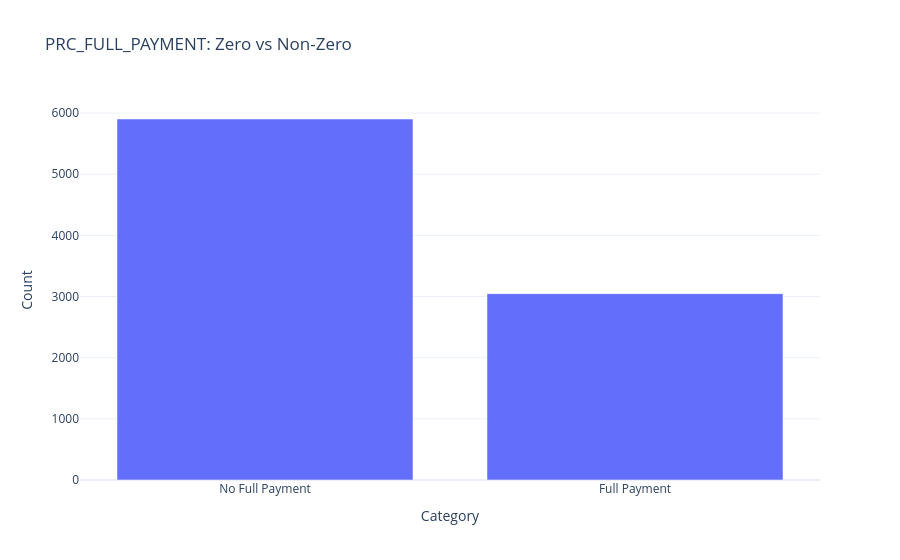

Notebook source saved alongside this figure:
### Markdown cell above
### Variable: `PRC_FULL_PAYMENT`

Investigating: Q2/Q3: Full-payment rate separates disciplined payers from dormant accounts.

### Code cell
df_clean["full_payer_flag"] = (df_clean["PRC_FULL_PAYMENT"] > 0).astype(int)
flag_counts = df_clean["full_payer_flag"].value_counts()
print(flag_counts)
fig = px.bar(x=["No Full Payment","Full Payment"], y=[flag_counts.get(0,0), flag_counts.get(1,0)],
    title="PRC_FULL_PAYMENT: Zero vs Non-Zero", labels={"x":"Category","y":"Count"})
display_plotly(fig, title="bar_prc_full_payment_zero_vs_nonzero", section="03_eda")

### Figure 1 — Plotly figure (JSON) as saved in the notebook; plotly's stock layout.template omitted (floating-point values rounded to 4 significant figures)
{"data": [{"hovertemplate": "Category=%{x}<br>Count=%{y}<extra></extra>", "legendgroup": "", "marker": {"color": "#636efa", "pattern": {"shape": ""}}, "name": "", "orientation": "v", "showlegend": false, "textposition": "auto", "type": "bar", "x": ["No Full Payment", "Full Payment"], "xaxis": "x", "y": [5903, 3047], "yaxis": "y"}], "layout": {"barmode": "relative", "legend": {"tracegroupgap": 0}, "title": {"text": "PRC_FULL_PAYMENT: Zero vs Non-Zero"}, "xaxis": {"anchor": "y", "domain": [0, 1], "title": {"text": "Category"}}, "yaxis": {"anchor": "x", "domain": [0, 1], "title": {"text": "Count"}}}}
